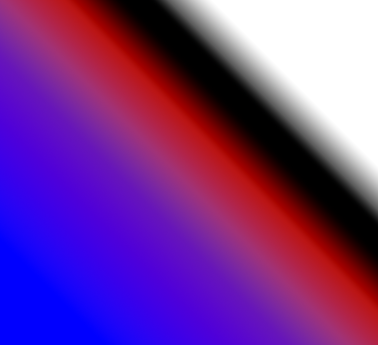
#> input picture bol.png, 378 x 345 px
$ python maybe.py
#> lines starting #> are read from the running program, lines starting #| are printed output that depends on the picture
#!/usr/bin/env python3
"""
blue_density_pipeline.py
────────────────────────
End-to-end script that

1. loads two images,
2. fits ONE Gaussian-mixture model (GMM) on their combined colour data (CIELAB a*, b*),
3. shows hue-sorted cluster maps (so identical colours share identical labels),
4. computes a *soft* blueness map = posterior P(blue | pixel),
5. smooths it with a rolling uniform window → continuous dye-density,
6. prints mean density for each sample.

Edit only the BLOCK titled “USER SETTINGS”.
"""

# ────────── USER SETTINGS ────────────────────────────────────────────────────
IMG_A        = "bol.png"   # path to first image
IMG_B        = "bol2.png"   # path to second image

WHITE_BALANCE = False           # simple gray-world; set True if needed
SAT_THRESH    = 5               # Lab chroma below this is treated as gray
K             = None            # None → pick via BIC over 3–8; else int
K_BIC_RANGE   = range(3, 9)

WINDOW_PX     = 280 # rolling-window side (pixels)
RNG_SEED      = 0               # reproducibility
# ─────────────────────────────────────────────────────────────────────────────

import cv2, numpy as np, matplotlib.pyplot as plt
from matplotlib.colors import ListedColormap
from sklearn.mixture import GaussianMixture
from pathlib import Path
from scipy.ndimage import uniform_filter
import pandas as pd
import numpy as np

# ---------- helpers ----------------------------------------------------------
def gray_world(bgr: np.ndarray, eps: float = 1e-6) -> np.ndarray:
    g = bgr.mean((0, 1), keepdims=True).astype(np.float32)
    g[g < eps] = 1.0
    return np.clip(bgr.astype(np.float32) / g * g.mean(), 0, 255).astype(np.uint8)

def lab_features(bgr: np.ndarray):
    lab = cv2.cvtColor(bgr, cv2.COLOR_BGR2LAB).astype(np.float32)
    a, b = lab[..., 1], lab[..., 2]
    feats = np.stack([a, b], -1).reshape(-1, 2)
    chroma = np.linalg.norm(feats, axis=1)
    keep = chroma > SAT_THRESH
    return feats, keep, lab.shape[:2]

def fit_gmm(feats: np.ndarray, k: int | None):
    if k is not None:
        return GaussianMixture(k, covariance_type="tied",
                               random_state=RNG_SEED).fit(feats)
    best_g, best_bic = None, np.inf
    for kk in K_BIC_RANGE:
        g = GaussianMixture(kk, covariance_type="tied",
                            random_state=RNG_SEED).fit(feats)
        bic = g.bic(feats)
        if bic < best_bic:
            best_bic, best_g = bic, g
    return best_g

def hue_sort_remap(gmm: GaussianMixture, labels: np.ndarray):
    a_mean, b_mean = gmm.means_[:, 0], gmm.means_[:, 1]
    hues = (np.degrees(np.arctan2(-b_mean, a_mean)) + 360) % 360  # 0°=red
    order = np.argsort(hues)                                      # red→blue
    new_from_old = np.zeros_like(order)
    new_from_old[order] = np.arange(len(order))
    remapped = new_from_old[labels]

    base = plt.get_cmap("tab20" if len(order) > 10 else "tab10")
    cmap = ListedColormap(base(np.linspace(0, 1, len(order))), name="hue_sorted")
    return remapped, cmap

# ---------- main workflow ----------------------------------------------------
def main():
    # load images
    imgs_bgr = []
    for path in (IMG_A, IMG_B):
        if not Path(path).is_file():
            raise SystemExit(f"File not found: {path}")
        bgr = cv2.imread(path)
#> bgr is the input picture: shape (345, 378, 3); mean B, G, R 144.6, 52.3, 117.5
        if WHITE_BALANCE:
            bgr = gray_world(bgr)
        imgs_bgr.append(bgr)

    # extract Lab features
    feats_all, feats_list, shapes = [], [], []
    for bgr in imgs_bgr:
        feats, keep, shp = lab_features(bgr)
        feats_list.append(feats)
        feats_all.append(feats[keep])
        shapes.append(shp)
#> this loop made 2 passes
#> shp on passes 1 to 2: (345, 378), (345, 378)
#> pass 1, in lab_features, `a, b = lab[..., 1], lab[..., 2]`:
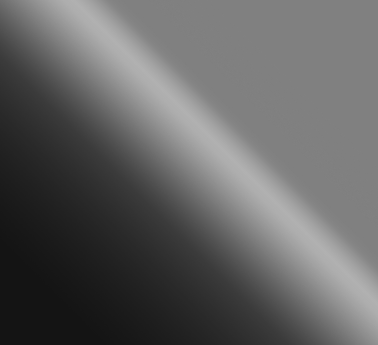
#> b: shape (345, 378) float32; min 20, max 177, mean 98.3
#> after the loop, feats_all = 2 point arrays, longest 130410 points; feats_list = 2 point arrays, longest 130410 points; shapes = [(345, 378), (345, 378)]
    feats_all = np.vstack(feats_all)
#> feats_all = 260820 pairs, first value 126 to 207, second value 20 to 177

    # fit GMM
    gmm = fit_gmm(feats_all, K)
#> the loop in fit_gmm, `for kk in K_BIC_RANGE:` made 6 passes
#> (bic, best_bic) on passes 1 to 6: (4751770.6, 4751770.6), (4312210.9, 4312210.9), (4281645.1, 4281645.1), (4126232.9, 4126232.9), (4081728.5, 4081728.5), (4055075.8, 4055075.8)
#> after the loop in fit_gmm, `for kk in K_BIC_RANGE:`: best_bic = 4055075.8
    k = gmm.n_components
#> k = 8
    print(f"GMM fitted with k = {k}")
#| GMM fitted with k = 8

    # predict clusters & hue-sort
    labels_sorted, cmaps = [], None
    for feats, shp in zip(feats_list, shapes):
        lbl_flat = gmm.predict(feats)
        lbl_img = lbl_flat.reshape(shp)
        remap, cmap = hue_sort_remap(gmm, lbl_img)
        labels_sorted.append(remap)
        cmaps = cmap   # same palette for both
#> this loop made 2 passes
#> (shp, a_mean in hue_sort_remap, b_mean in hue_sort_remap, hues in hue_sort_remap, order in hue_sort_remap) on passes 1 to 2: ((345, 378), [204.1, 160.2, 154.1, 184.9, 129.4, 191.9, 181, 178], [25.13, 146.9, 87.83, 162.2, 126.4, 47.69, 115.5, 70.96], [353, 317.5, 330.3, 318.7, 315.7, 346, 327.5, 338.3], [4, 1, 3, 6, 2, 7, 5, 0]), ((345, 378), [204.1, 160.2, 154.1, 184.9, 129.4, 191.9, 181, 178], [25.13, 146.9, 87.83, 162.2, 126.4, 47.69, 115.5, 70.96], [353, 317.5, 330.3, 318.7, 315.7, 346, 327.5, 338.3], [4, 1, 3, 6, 2, 7, 5, 0])
#> pass 1, in main, `lbl_img = lbl_flat.reshape(shp)`:
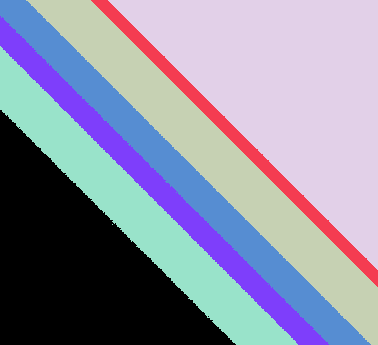
#> lbl_img: shape (345, 378) int64; 7 distinct labels, from 0 to 7; one colour per label, 0 black
#> pass 1, in hue_sort_remap, `remapped = new_from_old[labels]`:
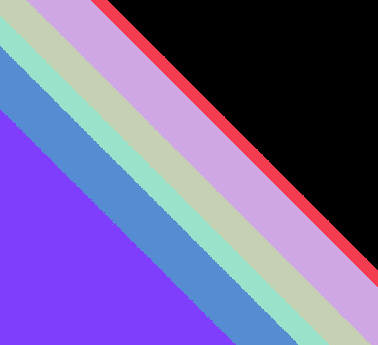
#> remapped: shape (345, 378) int64; 7 distinct labels, from 0 to 7; one colour per label, 0 black
#> pass 2, in main, `lbl_img = lbl_flat.reshape(shp)`:
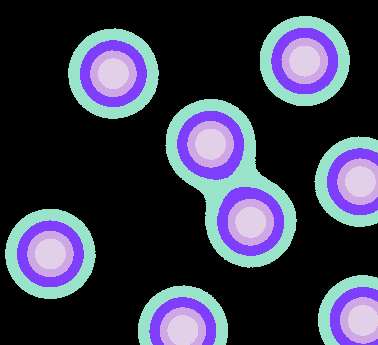
#> lbl_img: shape (345, 378) int64; 5 distinct labels, from 0 to 7; one colour per label, 0 black
#> pass 2, in hue_sort_remap (call 2), `remapped = new_from_old[labels]`:
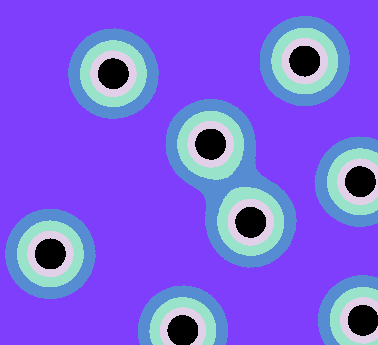
#> remapped: shape (345, 378) int64; 5 distinct labels, from 0 to 7; one colour per label, 0 black
#> after the loop, labels_sorted = 2 items

    # choose dye cluster = most-negative b*
    blue_idx = np.argmin(gmm.means_[:, 1])
#> blue_idx = 0
    print(f"Dye (blue) cluster index = {blue_idx}")
#| Dye (blue) cluster index = 0

    # soft blueness & rolling density
    blueness_maps, density_maps = [], []
    for feats, shp in zip(feats_list, shapes):
        proba = gmm.predict_proba(feats)[:, blue_idx].reshape(shp)
        blueness_maps.append(proba)
        density_maps.append(uniform_filter(proba, size=WINDOW_PX, mode="reflect"))
#> this loop made 2 passes
#> pass 1, in main, `proba = gmm.predict_proba(feats)[:, blue_idx].reshape(shp)`:
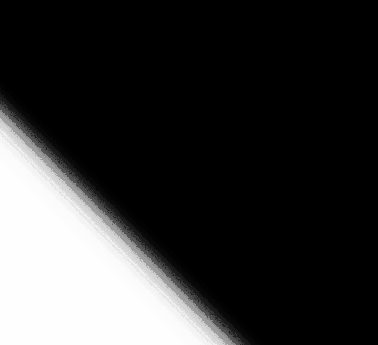
#> proba: shape (345, 378) float64; min 4.6e-98, max 1, mean 0.209
#> after the loop, blueness_maps = 2 items; density_maps = 2 items

    # ---------------------------------------------------------------------------
    # Put this after density_maps have been created (they’re on the 0–1 scale).
    # density_maps[0]  → Sample A   |  density_maps[1]  → Sample B
    # ---------------------------------------------------------------------------

    # 1️⃣  pick thresholds to scan  (coarser or finer as you prefer)
    THRESHOLDS = np.linspace(0.60, 0.95, 35)      # 0.10, 0.15, … 0.90

    fracA, fracB = [], []
    for t in THRESHOLDS:
        fracA.append((density_maps[0] >= t).mean())
        fracB.append((density_maps[1] >= t).mean())
#> after the loop, fracA = 35 values, max 0.112 at index 0, min 0 at index 33, mean 0.0493; fracB = 35 values, max 0.725 at index 0, min 0 at index 24, mean 0.189

    # 2️⃣  print a compact table
    print("\nFraction of *entire image* above each density threshold")
    print(" thr   A(frac)   B(frac)   Δ(B–A)")
    for t, a, b in zip(THRESHOLDS, fracA, fracB):
        print(f"{t:4.2f}   {a:7.3f}   {b:7.3f}   {b-a:+.3f}")
#> this loop made 35 passes
#> (t, a, b) on passes 1 to 12: (0.6, 0.112, 0.725), (0.61, 0.108, 0.688), (0.621, 0.103, 0.643), (0.631, 0.0989, 0.57), (0.641, 0.0947, 0.513), (0.651, 0.0905, 0.465), (0.662, 0.0866, 0.413), (0.672, 0.0826, 0.355), (0.682, 0.0788, 0.314), (0.693, 0.075, 0.288), (0.703, 0.0712, 0.264), (0.713, 0.0675, 0.237)
#| 0.60     0.112     0.725   +0.613
#| 0.61     0.108     0.688   +0.581
#| 0.62     0.103     0.643   +0.540
#| 0.63     0.099     0.570   +0.471
#| 0.64     0.095     0.513   +0.418
#| 0.65     0.091     0.465   +0.375
#| 0.66     0.087     0.413   +0.326
#| 0.67     0.083     0.355   +0.273
#> (further printed lines are left out)

    # 3️⃣  quick visual – cumulative area curves
    plt.figure(figsize=(4.5, 3.5))
    plt.plot(THRESHOLDS, fracA, 'o-', label='Sample A')
    plt.plot(THRESHOLDS, fracB, 's-', label='Sample B')
    plt.xlabel("density ≥ threshold")
    plt.ylabel("fraction of image")
    plt.title("Smoothed blue-density area curves")
    plt.legend()
    plt.tight_layout()
    plt.show()
#> figure, not shown here; curve peaks at x = 0.6, y = 0.112; curve peaks at x = 0.6, y = 0.725


    # ------------------- visual panel ---------------------------------------
    titles = ["Original",
              "Hue-sorted clusters",
              "Soft blueness  P(blue)",
              f"Smoothed density  (window={WINDOW_PX}px)"]
    fig, axes = plt.subplots(2, 4, figsize=(16, 8))

    for row, (bgr, lbl, blu, dens) in zip(
            axes, zip(imgs_bgr, labels_sorted, blueness_maps, density_maps)):
        row[0].imshow(cv2.cvtColor(bgr, cv2.COLOR_BGR2RGB)); row[0].set_title(titles[0])
        row[1].imshow(lbl, cmap=cmaps, vmin=0, vmax=k-1);    row[1].set_title(titles[1])
        im1 = row[2].imshow(blu, cmap="Blues", vmin=0, vmax=1); row[2].set_title(titles[2])
        im2 = row[3].imshow(dens, cmap="Blues", vmin=0, vmax=1); row[3].set_title(titles[3])
        for ax in row: ax.axis('off')
#> this loop made 2 passes

    fig.colorbar(im1, ax=axes[:, 2].ravel().tolist(),
                 fraction=0.02, pad=0.02, label="P(blue)")
    fig.colorbar(im2, ax=axes[:, 3].ravel().tolist(),
                 fraction=0.02, pad=0.02, label="Density")
    fig.suptitle("Dye classification & density — common scale", fontsize=16)
    plt.tight_layout(); plt.show()

    # --------------- numeric summary ---------------------------------------
    print("\nMean smoothed density:")
    for name, dens in zip(("Sample A", "Sample B"), density_maps):
        print(f"  {name}: {dens.mean():.4f}")
#> this loop made 2 passes
#> name on passes 1 to 2: 'Sample A', 'Sample B'
#|   Sample A: 0.2094
#|   Sample B: 0.6520

    print("\nMax smoothed density:")
    for name, dens in zip(("Sample A", "Sample B"), density_maps):
        print(f"  {name}: {dens.max():.4f}")

    # sweep a logarithmic-ish range of window sizes
    W_LIST = list(range(3, 41, 2)) + list(range(32, 301, 8))  # 3,5,7,…,29,32,40,…

    rows = []
    prev_dA = prev_dB = None

    for w in W_LIST:
        dA = uniform_filter(blueness_maps[0], size=w, mode="reflect")
        dB = uniform_filter(blueness_maps[1], size=w, mode="reflect")

        sdA, sdB = dA.std(), dB.std()
        deltaA = np.nan if prev_dA is None else np.mean(np.abs(dA - prev_dA))
        deltaB = np.nan if prev_dB is None else np.mean(np.abs(dB - prev_dB))

        rows.append(dict(w=w,
                     sd_mean=(sdA+sdB)/2,
                     delta_mean=np.nanmean([deltaA, deltaB])))
        prev_dA, prev_dB = dA, dB
#> this loop made 53 passes
#> (sdA, sdB, deltaA, deltaB) on passes 1 to 12: (0.39, 0.457, nan, nan), (0.39, 0.454, 0.000831, 0.00333), (0.39, 0.451, 0.000537, 0.0043), (0.39, 0.447, 0.000418, 0.005), (0.389, 0.443, 0.000428, 0.00544), (0.389, 0.439, 0.000478, 0.00575), (0.388, 0.435, 0.000535, 0.00595), (0.388, 0.43, 0.000588, 0.0061), (0.387, 0.425, 0.000636, 0.0062), (0.387, 0.42, 0.000679, 0.00628), (0.386, 0.415, 0.00072, 0.00633), (0.386, 0.41, 0.000756, 0.00637)
#> after the loop, rows = 53 items

    df = pd.DataFrame(rows)
#> df = table of 53 rows and 3 columns

    # df has columns 'w' and 'sd_mean' from the sweep ----------------------------
    tail = df.sd_mean.tail(5).values           # last 5 windows in the sweep
#> tail = [0.173, 0.17, 0.166, 0.163, 0.159]
    sigma_inf = np.median(tail)                # plateau estimate
#> sigma_inf = 0.166

    tol = 0.02                                 # 2 %
    candidate = df[df.sd_mean <= sigma_inf * (1 + tol)].w.min()
#> candidate = 280
    windowpx = int(candidate)
#> windowpx = 280
    print(f"Plateau σ∞ ≈ {sigma_inf:.3f};  selecting window = {windowpx}px")
#| Plateau σ∞ ≈ 0.166;  selecting window = 280px


    # plot
    fig, ax1 = plt.subplots(figsize=(6,4))
    ax1.plot(df.w, df.sd_mean, 'o-', label='mean SD')
    ax1.set_xlabel('window size (px)'); ax1.set_ylabel('σ (smoothed)')
    ax2 = ax1.twinx()
    ax2.plot(df.w, df.delta_mean, 's--', color='orange', label='mean Δ')
    ax2.set_ylabel('Δ to previous')
    fig.legend(loc='upper right'); fig.tight_layout(); plt.show()
#> after `fig.legend(loc='upper right')`:
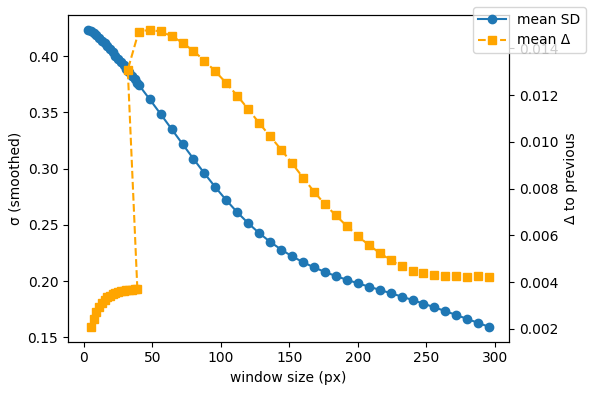
#> figure drawn by matplotlib, 2 panels


if __name__ == "__main__":
    main()
